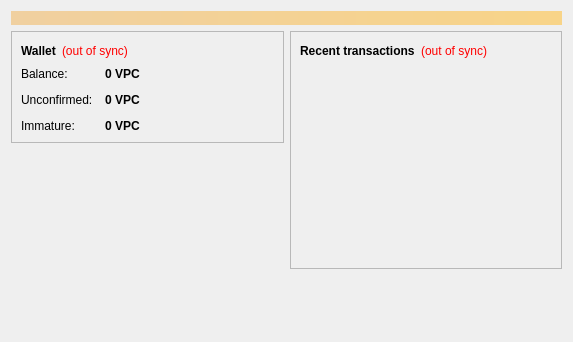
<?xml version="1.0" encoding="UTF-8"?>
<ui version="4.0">
 <class>OverviewPage</class>
 <widget class="QWidget" name="OverviewPage">
  <property name="geometry">
   <rect>
    <x>0</x>
    <y>0</y>
    <width>573</width>
    <height>342</height>
   </rect>
  </property>
  <property name="windowTitle">
   <string>Form</string>
  </property>
  <layout class="QVBoxLayout" name="topLayout">
   <item>
    <widget class="QLabel" name="labelAlerts">
     <property name="visible">
      <bool>false</bool>
     </property>
     <property name="styleSheet">
      <string notr="true">background-color: qlineargradient(x1: 0, y1: 0, x2: 1, y2: 0, stop:0 #F0D0A0, stop:1 #F8D488); color:#000000;</string>
     </property>
     <property name="wordWrap">
      <bool>true</bool>
     </property>
     <property name="margin">
      <number>3</number>
     </property>
    </widget>
   </item>
   <item>
    <layout class="QHBoxLayout" name="horizontalLayout" stretch="1,1">
     <item>
      <layout class="QVBoxLayout" name="verticalLayout_2">
       <item>
        <widget class="QFrame" name="frame">
         <property name="frameShape">
          <enum>QFrame::StyledPanel</enum>
         </property>
         <property name="frameShadow">
          <enum>QFrame::Raised</enum>
         </property>
         <layout class="QVBoxLayout" name="verticalLayout_4">
          <item>
           <layout class="QHBoxLayout" name="horizontalLayout_4">
            <item>
             <widget class="QLabel" name="label_5">
              <property name="font">
               <font>
                <weight>75</weight>
                <bold>true</bold>
               </font>
              </property>
              <property name="text">
               <string>Wallet</string>
              </property>
             </widget>
            </item>
            <item>
             <widget class="QLabel" name="labelWalletStatus">
              <property name="toolTip">
               <string>The displayed information may be out of date. Your wallet automatically synchronizes with the Voltpotcoin network after a connection is established, but this process has not completed yet.</string>
              </property>
              <property name="styleSheet">
               <string notr="true">QLabel { color: red; }</string>
              </property>
              <property name="text">
               <string notr="true">(out of sync)</string>
              </property>
              <property name="alignment">
               <set>Qt::AlignLeading|Qt::AlignLeft|Qt::AlignVCenter</set>
              </property>
             </widget>
            </item>
            <item>
             <spacer name="horizontalSpacer_2">
              <property name="orientation">
               <enum>Qt::Horizontal</enum>
              </property>
              <property name="sizeHint" stdset="0">
               <size>
                <width>40</width>
                <height>20</height>
               </size>
              </property>
             </spacer>
            </item>
           </layout>
          </item>
          <item>
           <layout class="QFormLayout" name="formLayout_2">
            <property name="fieldGrowthPolicy">
             <enum>QFormLayout::AllNonFixedFieldsGrow</enum>
            </property>
            <property name="horizontalSpacing">
             <number>12</number>
            </property>
            <property name="verticalSpacing">
             <number>12</number>
            </property>
            <item row="0" column="0">
             <widget class="QLabel" name="label">
              <property name="text">
               <string>Balance:</string>
              </property>
             </widget>
            </item>
            <item row="0" column="1">
             <widget class="QLabel" name="labelBalance">
              <property name="font">
               <font>
                <weight>75</weight>
                <bold>true</bold>
               </font>
              </property>
              <property name="cursor">
               <cursorShape>IBeamCursor</cursorShape>
              </property>
              <property name="toolTip">
               <string>Your current balance</string>
              </property>
              <property name="text">
               <string notr="true">0 VPC</string>
              </property>
              <property name="textInteractionFlags">
               <set>Qt::LinksAccessibleByMouse|Qt::TextSelectableByKeyboard|Qt::TextSelectableByMouse</set>
              </property>
             </widget>
            </item>
            <item row="1" column="0">
             <widget class="QLabel" name="label_3">
              <property name="text">
               <string>Unconfirmed:</string>
              </property>
             </widget>
            </item>
            <item row="1" column="1">
             <widget class="QLabel" name="labelUnconfirmed">
              <property name="font">
               <font>
                <weight>75</weight>
                <bold>true</bold>
               </font>
              </property>
              <property name="cursor">
               <cursorShape>IBeamCursor</cursorShape>
              </property>
              <property name="toolTip">
               <string>Total of transactions that have yet to be confirmed, and do not yet count toward the current balance</string>
              </property>
              <property name="text">
               <string notr="true">0 VPC</string>
              </property>
              <property name="textInteractionFlags">
               <set>Qt::LinksAccessibleByMouse|Qt::TextSelectableByKeyboard|Qt::TextSelectableByMouse</set>
              </property>
             </widget>
            </item>
            <item row="2" column="0">
             <widget class="QLabel" name="labelImmatureText">
              <property name="text">
               <string>Immature:</string>
              </property>
             </widget>
            </item>
            <item row="2" column="1">
             <widget class="QLabel" name="labelImmature">
              <property name="font">
               <font>
                <weight>75</weight>
                <bold>true</bold>
               </font>
              </property>
              <property name="toolTip">
               <string>Mined balance that has not yet matured</string>
              </property>
              <property name="text">
               <string notr="true">0 VPC</string>
              </property>
              <property name="textInteractionFlags">
               <set>Qt::LinksAccessibleByMouse|Qt::TextSelectableByKeyboard|Qt::TextSelectableByMouse</set>
              </property>
             </widget>
            </item>
           </layout>
          </item>
         </layout>
        </widget>
       </item>
       <item>
        <spacer name="verticalSpacer">
         <property name="orientation">
          <enum>Qt::Vertical</enum>
         </property>
         <property name="sizeHint" stdset="0">
          <size>
           <width>20</width>
           <height>40</height>
          </size>
         </property>
        </spacer>
       </item>
      </layout>
     </item>
     <item>
      <layout class="QVBoxLayout" name="verticalLayout_3">
       <item>
        <widget class="QFrame" name="frame_2">
         <property name="frameShape">
          <enum>QFrame::StyledPanel</enum>
         </property>
         <property name="frameShadow">
          <enum>QFrame::Raised</enum>
         </property>
         <layout class="QVBoxLayout" name="verticalLayout">
          <item>
           <layout class="QHBoxLayout" name="horizontalLayout_2">
            <item>
             <widget class="QLabel" name="label_4">
              <property name="text">
               <string>&lt;b&gt;Recent transactions&lt;/b&gt;</string>
              </property>
             </widget>
            </item>
            <item>
             <widget class="QLabel" name="labelTransactionsStatus">
              <property name="toolTip">
               <string>The displayed information may be out of date. Your wallet automatically synchronizes with the Voltpotcoin network after a connection is established, but this process has not completed yet.</string>
              </property>
              <property name="styleSheet">
               <string notr="true">QLabel { color: red; }</string>
              </property>
              <property name="text">
               <string notr="true">(out of sync)</string>
              </property>
              <property name="alignment">
               <set>Qt::AlignRight|Qt::AlignTrailing|Qt::AlignVCenter</set>
              </property>
             </widget>
            </item>
            <item>
             <spacer name="horizontalSpacer">
              <property name="orientation">
               <enum>Qt::Horizontal</enum>
              </property>
              <property name="sizeHint" stdset="0">
               <size>
                <width>40</width>
                <height>20</height>
               </size>
              </property>
             </spacer>
            </item>
           </layout>
          </item>
          <item>
           <widget class="QListView" name="listTransactions">
            <property name="styleSheet">
             <string notr="true">QListView { background: transparent; }</string>
            </property>
            <property name="frameShape">
             <enum>QFrame::NoFrame</enum>
            </property>
            <property name="verticalScrollBarPolicy">
             <enum>Qt::ScrollBarAlwaysOff</enum>
            </property>
            <property name="horizontalScrollBarPolicy">
             <enum>Qt::ScrollBarAlwaysOff</enum>
            </property>
            <property name="selectionMode">
             <enum>QAbstractItemView::NoSelection</enum>
            </property>
           </widget>
          </item>
         </layout>
        </widget>
       </item>
       <item>
        <spacer name="verticalSpacer_2">
         <property name="orientation">
          <enum>Qt::Vertical</enum>
         </property>
         <property name="sizeHint" stdset="0">
          <size>
           <width>20</width>
           <height>40</height>
          </size>
         </property>
        </spacer>
       </item>
      </layout>
     </item>
    </layout>
   </item>
  </layout>
 </widget>
 <resources/>
 <connections/>
</ui>
